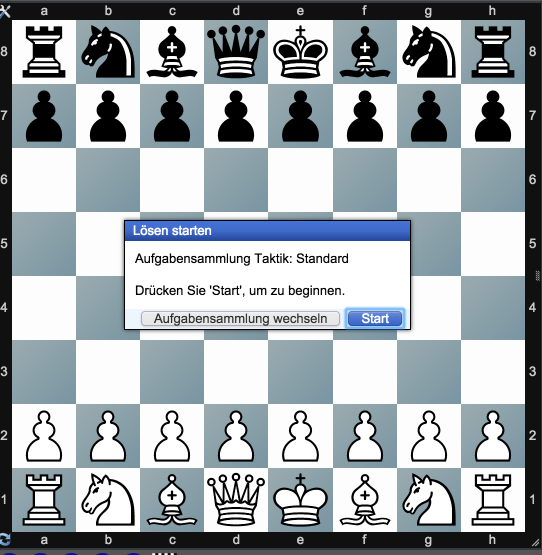
#> input picture samples/all_pieces.png, 1084 x 1110 px, given in place of screenshot.png, which was not available (shown at 1/2 size); the run also reads 5 pictures not shown here
$ python screenshot.py
#> lines starting #> are read from the running program, lines starting #| are printed output that depends on the picture; after the words box and inside, x2 and y2 are one past the last pixel; in counts of white or black regions, pixels touching at a corner belong together; pictures that were not available may be replaced by others from this repository, and a replacement may not be noted
### packages/sunfish.py
#!/usr/bin/env pypy
# -*- coding: utf-8 -*-


import re, sys, time
from itertools import count
from collections import OrderedDict, namedtuple

###############################################################################
# Piece-Square tables. Tune these to change sunfish's behaviour
###############################################################################

piece = { 'P': 100, 'N': 280, 'B': 320, 'R': 479, 'Q': 929, 'K': 60000 }
pst = {
    'P': (   0,   0,   0,   0,   0,   0,   0,   0,
            78,  83,  86,  73, 102,  82,  85,  90,
             7,  29,  21,  44,  40,  31,  44,   7,
           -17,  16,  -2,  15,  14,   0,  15, -13,
           -26,   3,  10,   9,   6,   1,   0, -23,
           -22,   9,   5, -11, -10,  -2,   3, -19,
           -31,   8,  -7, -37, -36, -14,   3, -31,
             0,   0,   0,   0,   0,   0,   0,   0),
    'N': ( -66, -53, -75, -75, -10, -55, -58, -70,
            -3,  -6, 100, -36,   4,  62,  -4, -14,
            10,  67,   1,  74,  73,  27,  62,  -2,
            24,  24,  45,  37,  33,  41,  25,  17,
            -1,   5,  31,  21,  22,  35,   2,   0,
           -18,  10,  13,  22,  18,  15,  11, -14,
           -23, -15,   2,   0,   2,   0, -23, -20,
           -74, -23, -26, -24, -19, -35, -22, -69),
    'B': ( -59, -78, -82, -76, -23,-107, -37, -50,
           -11,  20,  35, -42, -39,  31,   2, -22,
            -9,  39, -32,  41,  52, -10,  28, -14,
            25,  17,  20,  34,  26,  25,  15,  10,
            13,  10,  17,  23,  17,  16,   0,   7,
            14,  25,  24,  15,   8,  25,  20,  15,
            19,  20,  11,   6,   7,   6,  20,  16,
            -7,   2, -15, -12, -14, -15, -10, -10),
    'R': (  35,  29,  33,   4,  37,  33,  56,  50,
            55,  29,  56,  67,  55,  62,  34,  60,
            19,  35,  28,  33,  45,  27,  25,  15,
             0,   5,  16,  13,  18,  -4,  -9,  -6,
           -28, -35, -16, -21, -13, -29, -46, -30,
           -42, -28, -42, -25, -25, -35, -26, -46,
           -53, -38, -31, -26, -29, -43, -44, -53,
           -30, -24, -18,   5,  -2, -18, -31, -32),
    'Q': (   6,   1,  -8,-104,  69,  24,  88,  26,
            14,  32,  60, -10,  20,  76,  57,  24,
            -2,  43,  32,  60,  72,  63,  43,   2,
             1, -16,  22,  17,  25,  20, -13,  -6,
           -14, -15,  -2,  -5,  -1, -10, -20, -22,
           -30,  -6, -13, -11, -16, -11, -16, -27,
           -36, -18,   0, -19, -15, -15, -21, -38,
           -39, -30, -31, -13, -31, -36, -34, -42),
    'K': (   4,  54,  47, -99, -99,  60,  83, -62,
           -32,  10,  55,  56,  56,  55,  10,   3,
           -62,  12, -57,  44, -67,  28,  37, -31,
           -55,  50,  11,  -4, -19,  13,   0, -49,
           -55, -43, -52, -28, -51, -47,  -8, -50,
           -47, -42, -43, -79, -64, -32, -29, -32,
            -4,   3, -14, -50, -57, -18,  13,   4,
            17,  30,  -3, -14,   6,  -1,  40,  18),
}
# Pad tables and join piece and pst dictionaries
for k, table in list(pst.items()):
    padrow = lambda row: (0,) + tuple(x+piece[k] for x in row) + (0,)
    pst[k] = sum((padrow(table[i*8:i*8+8]) for i in range(8)), ())
    pst[k] = (0,)*20 + pst[k] + (0,)*20

###############################################################################
# Global constants
###############################################################################

# Our board is represented as a 120 character string. The padding allows for
# fast detection of moves that don't stay within the board.
A1, H1, A8, H8 = 91, 98, 21, 28
initial = (
    '         \n'  #   0 -  9
    '         \n'  #  10 - 19
    ' rnbqkbnr\n'  #  20 - 29
    ' pppppppp\n'  #  30 - 39
    ' ........\n'  #  40 - 49
    ' ........\n'  #  50 - 59
    ' ........\n'  #  60 - 69
    ' ........\n'  #  70 - 79
    ' PPPPPPPP\n'  #  80 - 89
    ' RNBQKBNR\n'  #  90 - 99
    '         \n'  # 100 -109
    '         \n'  # 110 -119
)

# Lists of possible moves for each piece type.
N, E, S, W = -10, 1, 10, -1
directions = {
    'P': (N, N+N, N+W, N+E),
    'N': (N+N+E, E+N+E, E+S+E, S+S+E, S+S+W, W+S+W, W+N+W, N+N+W),
    'B': (N+E, S+E, S+W, N+W),
    'R': (N, E, S, W),
    'Q': (N, E, S, W, N+E, S+E, S+W, N+W),
    'K': (N, E, S, W, N+E, S+E, S+W, N+W)
}

# Mate value must be greater than 8*queen + 2*(rook+knight+bishop)
# King value is set to twice this value such that if the opponent is
# 8 queens up, but we got the king, we still exceed MATE_VALUE.
# When a MATE is detected, we'll set the score to MATE_UPPER - plies to get there
# E.g. Mate in 3 will be MATE_UPPER - 6
MATE_LOWER = piece['K'] - 10*piece['Q']
MATE_UPPER = piece['K'] + 10*piece['Q']

# The table size is the maximum number of elements in the transposition table.
TABLE_SIZE = 1e8

# Constants for tuning search
QS_LIMIT = 150
EVAL_ROUGHNESS = 20


###############################################################################
# Chess logic
###############################################################################

class Position(namedtuple('Position', 'board score wc bc ep kp')):
    """ A state of a chess game
    board -- a 120 char representation of the board
    score -- the board evaluation
    wc -- the castling rights, [west/queen side, east/king side]
    bc -- the opponent castling rights, [west/king side, east/queen side]
    ep - the en passant square
    kp - the king passant square
    """

    # [92 lines left out: functions gen_moves, rotate, nullmove, move, value, not called in this run]

###############################################################################
# Search logic
###############################################################################

# lower <= s(pos) <= upper
Entry = namedtuple('Entry', 'lower upper')

# The normal OrderedDict doesn't update the position of a key in the list,
# when the value is changed.
class LRUCache:
    '''Store items in the order the keys were last added'''
    def __init__(self, size):
        self.od = OrderedDict()
        self.size = size

    # [11 lines left out: functions get, __setitem__, not called in this run]

class Searcher:
    # [121 lines left out: functions __init__, bound, _search, search, not called in this run]


###############################################################################
# User interface
###############################################################################

# Python 2 compatability
if sys.version_info[0] == 2:
    input = raw_input
    class NewOrderedDict(OrderedDict):
        def move_to_end(self, key):
            value = self.pop(key)
            self[key] = value
    OrderedDict = NewOrderedDict


def parse(c):
    fil, rank = ord(c[0]) - ord('a'), int(c[1]) - 1
    return A1 + fil - 10*rank


def render(i):
    rank, fil = divmod(i - A1, 10)
    return chr(fil + ord('a')) + str(-rank + 1)


# [48 lines left out: functions print_pos, main, not called in this run]


# [2 lines that do not run on import are left out]

### detect.py
# -*- coding: utf-8 -*-
"""
Created on Sat Aug 29 18:50:46 2015

@author: croeer
"""
import argparse
from functions import *
from color import *
import packages.tools as tools
import imutils
import config
import time

def parsePngFile(file, color):
	print("Parsing file", file, color)
	img_rgb = cv2.imread(file)
	parseImg(img_rgb, color)

def parseImg(img_rgb, color):
	img_gray = cv2.cvtColor(img_rgb, cv2.COLOR_BGR2GRAY)

	img_masked,b = getBoard(img_gray)
	img_board = img_gray[ b[1]:b[1]+b[3] , b[0]:b[0]+b[2] ]
	img_board_color = img_rgb[ b[1]:b[1]+b[3] , b[0]:b[0]+b[2] ]

	if (config.verbosity):
		cv2.imwrite('outboard.png', img_board_color)

	fen, boardArr = setupBoard(b, img_board)
	castle = config.castle

	if color is None:
		# Try to detect color of last move. f contains the target field of enemys last move
		_, f = detectTargetField( img_board_color )
		img_field_color = img_board_color[ f[1]:f[1]+f[3] , f[0]:f[0]+f[2] ]
		if (config.verbosity):
			cv2.imwrite('outfield.png', img_field_color)

		center = (f[0]+f[2]/2, f[1]+f[3]/2)
		#print center
		lastMove = transformCoordinatesToField(b, 1.0, [center])[0]
		#print "last move", lastMove
		index = (8-lastMove[1])*8+lastMove[0]-1
		#print "index", index
		target = boardArr[index]
		#print "target", target
		if target.isupper():
			color = 'b'
		else:
			color = 'w'
		#print "color", color

	fen = fen + ' ' + color + ' ' + castle + ' - 0 1'
	print("FEN", fen)
	pos = tools.parseFEN(fen)
	print("Detected board: (" + color + ')')
	print((' '.join(pos.board)))

	searcher = sunfish.Searcher()
	print(time.asctime(), "sunfish search", config.time)
	move, score = searcher.search(pos, secs=config.time)
	print(time.asctime(), "sunfish search complete")
	move = move if color == 'w' else (119-move[0], 119-move[1])
	suggestedMove = sunfish.render(move[0]) + sunfish.render(move[1])
	print("Suggested move (score):", suggestedMove, score)

	# draw arrow for suggested move
	cv2.arrowedLine(img_rgb,pointInGlobalCoordinates(b,move[0]),pointInGlobalCoordinates(b,move[1]),(0,0,255),5)
	cv2.imwrite('output.png', img_rgb)

	img_board_color_scaled = imutils.resize(img_board_color, width = 200)

	if (config.verbosity):
		cv2.imwrite('outputboard.png', img_board_color_scaled)

	if (config.show_move):
		cv2.imshow("Suggested move", img_board_color_scaled)
		cv2.waitKey(0)
		cv2.destroyAllWindows()

	return fen, suggestedMove

# [17 lines that do not run on import are left out]

### functions.py
# -*- coding: utf-8 -*-
"""
Created on Sun Sep  6 21:00:17 2015

@author: croeer
"""
import cv2
import numpy as np
from packages import sunfish
import imutils
import config

def getPositionsByTemplateMatching( filename, img, threshold ):
    if (config.verbosity):
        print("matching", filename)
    ret=[]
    template = cv2.imread(filename,0)
    w, h = template.shape[::-1]

    # templates are taken for 134x134 field size so image must be scaled accordingly
    img_scaled = imutils.resize(img, width = 8*134)
    #cv2.imwrite(filename + 'scaled.png', img_scaled)
    scalefactor = img.shape[1] / float(img_scaled.shape[1])

    boximg = np.copy(img_scaled)
    res = cv2.matchTemplate(img_scaled,template,cv2.TM_CCOEFF_NORMED)
    #threshold = 0.4
    loc = np.where( res >= threshold)
    for pt in zip(*loc[::-1]):
        addPt = True
        # check for similar points in close range
        aktPt = (pt[0] + w/2, pt[1] + h/2)

        for chkPt in ret:
            #print 'Checking point ' , aktPt[0], aktPt[1], ' against ', chkPt[0], chkPt[1], ': ', (chkPt[0]-aktPt[0])**2+(chkPt[1]-aktPt[1])**2
            if (chkPt[0]-aktPt[0])**2+(chkPt[1]-aktPt[1])**2 < 100:
                addPt = False
                break
        if addPt:
            ret.append( aktPt )

        cv2.rectangle(boximg, pt, (pt[0] + w, pt[1] + h), (0,0,255), 2)

    if (config.verbosity):
        cv2.imwrite(filename + '.png', boximg)

    return scalefactor, ret

def getBoard( img ):
    ret,thresh = cv2.threshold(img,127,255,0)
    if (config.verbosity):
        cv2.imwrite('thresh.png', thresh)

    contours, _ = cv2.findContours(thresh,cv2.RETR_EXTERNAL,cv2.CHAIN_APPROX_SIMPLE)
    #print 'Found %d contours' % (len(contours))
    # find board
    max_area = 0
    best_cnt = None
    for cnt in contours:
        area = cv2.contourArea(cnt)
        if area > 1000:
            if area > max_area:
                max_area = area
                best_cnt = cnt

    mask = np.zeros((img.shape),np.uint8)
    cv2.drawContours(mask,[best_cnt],0,255,-1)
    cv2.drawContours(mask,[best_cnt],0,0,2)
    res = cv2.bitwise_and(img,mask)

    if (config.verbosity):
        cv2.imwrite('detected.png',res)

    return res, cv2.boundingRect(best_cnt)

def transformCoordinatesToField( board, scalefactor, points ):
    #print "transforming", points, scalefactor
    binSizeX = board[2]//8
    binSizeY = board[3]//8
    #print binSizeX, binSizeY

    ret = []

    for point in points:
        #print "point", point

        pointInBoardCoordinates = [(int)(x*scalefactor) for x in point] #(point[0]-board[0],point[1]-board[1])
        #print "maps to", pointInBoardCoordinates

        binX = -(-pointInBoardCoordinates[0]//binSizeX)
        binY = -(-pointInBoardCoordinates[1]//binSizeY)
        #print binX, binY
        ret.append((binX,9-binY))
        #return (chr(ord('a')+(binX-1)),chr(ord('1')+(9-binY-1)))
        #print chr(ord('a')+(binX-1)) + chr(ord('1')+(9-binY-1)) # human readable
    return ret

# [17 lines left out: functions pointInGlobalCoordinates, replaceFig, not called in this run]

def setupBoard( board, img ):

    f, wp = getPositionsByTemplateMatching('templates/white_pawn.png', img, 0.4)
    whitePawns = transformCoordinatesToField(board, f, wp)
    f, wr = getPositionsByTemplateMatching('templates/white_rook.png', img, 0.5)
    whiteRooks = transformCoordinatesToField(board, f, wr)
    f, wk = getPositionsByTemplateMatching('templates/white_knight.png', img, 0.6)
    whiteKnights = transformCoordinatesToField(board, f, wk)
    f, wb = getPositionsByTemplateMatching('templates/white_bishop.png', img, 0.5)
    whiteBishops = transformCoordinatesToField(board, f, wb)
    f, wkg = getPositionsByTemplateMatching('templates/white_king.png', img, 0.6)
    whiteKing = transformCoordinatesToField(board, f, wkg)
    f, wq = getPositionsByTemplateMatching('templates/white_queen.png', img, 0.5)
    whiteQueens = transformCoordinatesToField(board, f, wq)

    f, bp = getPositionsByTemplateMatching('templates/black_pawn.png', img, 0.8)
    blackPawns = transformCoordinatesToField(board, f, bp)
    f, br = getPositionsByTemplateMatching('templates/black_rook.png', img, 0.6)
    blackRooks = transformCoordinatesToField(board, f, br)
    f, bk = getPositionsByTemplateMatching('templates/black_knight.png', img, 0.6)
    blackKnights = transformCoordinatesToField(board, f, bk)
    f, bb = getPositionsByTemplateMatching('templates/black_bishop.png', img, 0.6)
    blackBishops = transformCoordinatesToField(board, f, bb)
    f, bkg = getPositionsByTemplateMatching('templates/black_king.png', img, 0.6)
    blackKing = transformCoordinatesToField(board, f, bkg)
    f, bq = getPositionsByTemplateMatching('templates/black_queen.png', img, 0.6)
    blackQueens = transformCoordinatesToField(board, f, bq)

    boardL = ['o']*64
    for k,v in {'P':whitePawns,'R':whiteRooks,'N':whiteKnights,'B':whiteBishops,'K':whiteKing,'Q':whiteQueens}.items():
        replaceFig(k,v,boardL)

    for k,v in {'p':blackPawns,'r':blackRooks,'n':blackKnights,'b':blackBishops,'k':blackKing,'q':blackQueens}.items():
        replaceFig(k,v,boardL)


    fen = ''
    for k in range(64):
        fen = fen + boardL[k]
        if (k+1) % 8 == 0 and k < 63:
            fen = fen + '/'
    for k in range(8,0,-1):
        fen = fen.replace('o'*k, str(k))

    return fen, boardL

# [9 lines left out: function reverse_fen, not called in this run]

### screenshot.py
import pyscreenshot as ImageGrab
from detect import *

if __name__ == '__main__':
	parser = argparse.ArgumentParser()
	parser.add_argument('-color', help='color to move, "w" or "b" (color is autodetected if omitted)', required=False, choices=['w','b'])
	parser.add_argument('-t', '--time', help='sunfish thinking time, default=5', required=False, type=int, default=5)
	parser.add_argument('-v','--verbose', help='increase output verbosity and saving of status images', action='store_true')
	parser.add_argument('--show_move', dest='show_move', help='show best move window (default)', action='store_true')
	parser.add_argument('--hide_move', dest='show_move', help='hide best move window', action='store_false')
	parser.add_argument('--castle', help='castling possibilities (default: -)', required=False, choices=['KQkq','Kkq','Qkq','kq','KQk','Kk','Qk','k','KQq','Kq','Qq','q','K','Q','KQ','-'], default='-')
	parser.add_argument('-a','--additional_moves', help='number of additional moves to calculate', type=int, default=0)
	parser.set_defaults(show_move=True)

	args = parser.parse_args()

	config.verbosity = args.verbose
	config.show_move = args.show_move
	config.time = args.time
	config.castle = args.castle
	config.additional_moves = args.additional_moves

	ImageGrab.grab_to_file('screenshot.png')
#> (this line was passed over: pyscreenshot is not available in this run)
	parsePngFile('screenshot.png', args.color)
#> in parsePngFile, img_rgb is the input picture: shape (1110, 1084, 3); mean B, G, R 171.9, 167.2, 159.2
#> in getBoard, `ret,thresh = cv2.threshold(img,127,255,0)`:
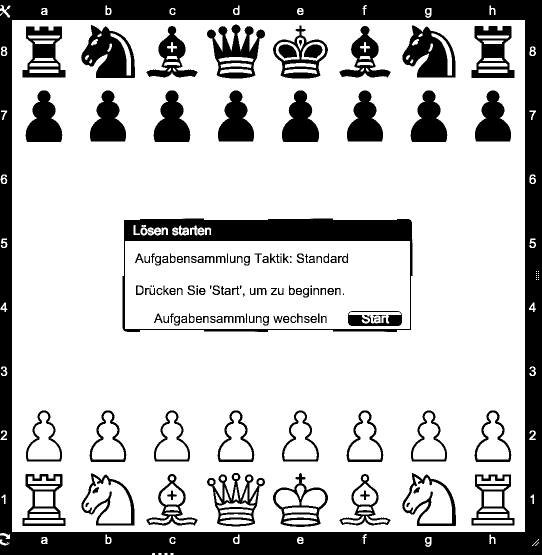
#> thresh: shape (1110, 1084) (shown at 1/2 size); 75.4% white; 161 black regions (22 under 20 px)
#> in getBoard, `contours, _ = cv2.findContours(thresh,cv2.RETR_EXTERNAL,cv2.CHAIN_APPR..`: contours = 53 contours, 17 with area under 20; largest, box (x1, y1, x2, y2) and area: (24, 40, 1050, 1064) 1048575, (2, 93, 15, 112) 181, (1059, 93, 1072, 112) 180, (850, 1074, 863, 1094) 175, (850, 16, 863, 36) 175
#> the loop in getBoard, `for cnt in contours:` made 53 passes
#> (area, max_area, best_cnt) on pass 44: (1048575, 1048575, [[24, 40], [24, 1063], [1049, 1063], [1049, 40]])
#> after the loop in getBoard, `for cnt in contours:`: max_area = 1048575
#> in getBoard, `cv2.drawContours(mask,[best_cnt],0,0,2)`:
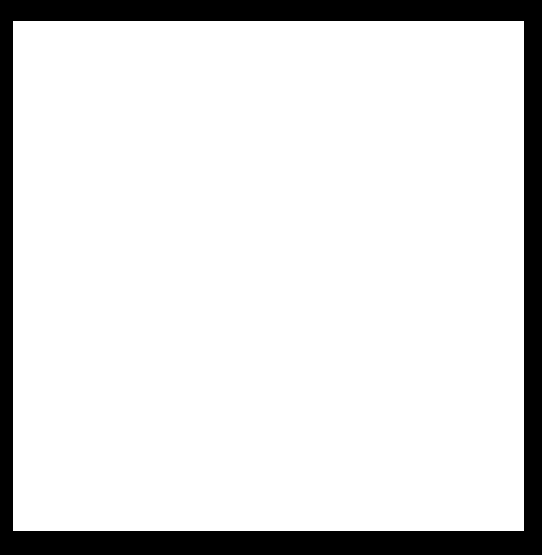
#> mask: shape (1110, 1084) (shown at 1/2 size); 86.6% white; 1 black region, box (x1, y1, x2, y2) and area: (0, 0, 1084, 1110) 160800
#> in parseImg, `img_masked,b = getBoard(img_gray)`: b = (24, 40, 1026, 1024)
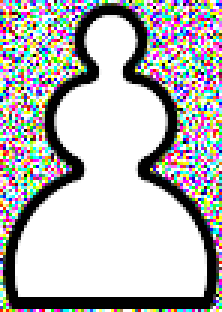
#> input picture templates/white_pawn.png, 74 x 104 px (shown 3 times larger)
#> in getPositionsByTemplateMatching, `res = cv2.matchTemplate(img_scaled,template,cv2.TM_CCOEFF_NORMED)`:
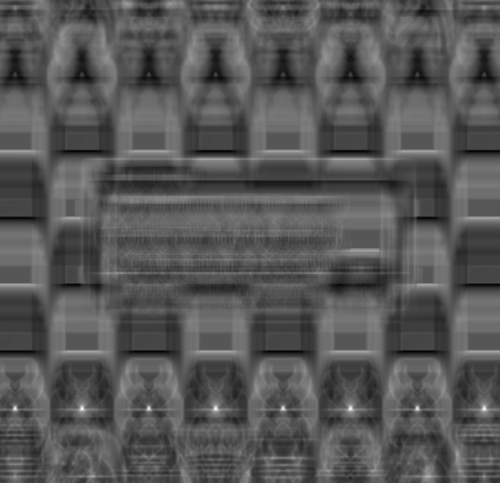
#> res: shape (966, 999) float32 (shown at 1/2 size); min -0.351, max 0.684, mean 5.77e-05; drawn with min black and max white
#> in getPositionsByTemplateMatching, `loc = np.where( res >= threshold)`: loc = 402 positions, rows 812 to 821, columns 27 to 972
#> the loop in getPositionsByTemplateMatching, `for pt in zip(*loc[::-1]):` made 402 passes
#> (pt, aktPt) on passes 1 to 3: ((163, 812), (200, 864)), ((164, 812), (201, 864)), ((165, 812), (202, 864))
#> after the loop in getPositionsByTemplateMatching, `for pt in zip(*loc[::-1]):`:
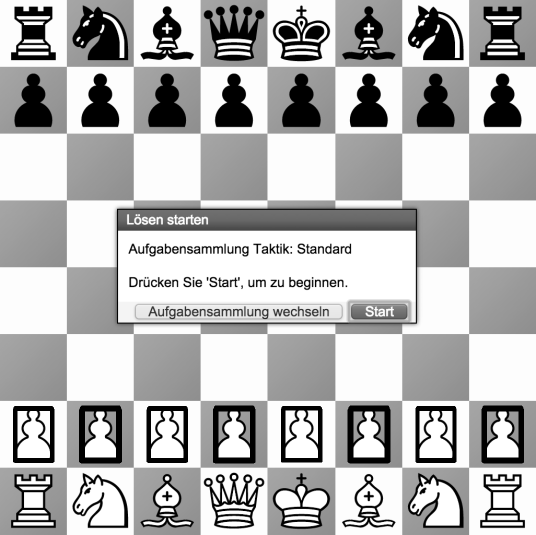
#> boximg: shape (1069, 1072) (shown at 1/2 size); min 0, max 255, mean 180.6
#> after the loop in getPositionsByTemplateMatching, `for pt in zip(*loc[::-1]):`: ret = [(200, 864), (467, 864), (737, 864), (1004, 864), (66, 865), (334, 865), (602, 865), (871, 865)]
#> in setupBoard, `f, wp = getPositionsByTemplateMatching('templates/white_pawn.png', img..`: f = 0.957; wp has the same summary as ret in getPositionsByTemplateMatching
#> in transformCoordinatesToField, `binSizeX = board[2]//8`: binSizeX = 128
#> the loop in transformCoordinatesToField, `for point in points: #print "point", point ` made 8 passes
#> (point, pointInBoardCoordinates, binX) on passes 1 to 8: ((200, 864), [191, 826], 2), ((467, 864), [446, 826], 4), ((737, 864), [705, 826], 6), ((1004, 864), [960, 826], 8), ((66, 865), [63, 827], 1), ((334, 865), [319, 827], 3), ((602, 865), [576, 827], 5), ((871, 865), [833, 827], 7)
#> after the loop in transformCoordinatesToField, `for point in points:`: ret = [(2, 2), (4, 2), (6, 2), (8, 2), (1, 2), (3, 2), (5, 2), (7, 2)]
#> in setupBoard, `whitePawns = transformCoordinatesToField(board, f, wp)`: whitePawns has the same summary as ret in transformCoordinatesToField
#> call 2 of getPositionsByTemplateMatching, with filename = 'templates/white_rook.png', threshold = 0.5
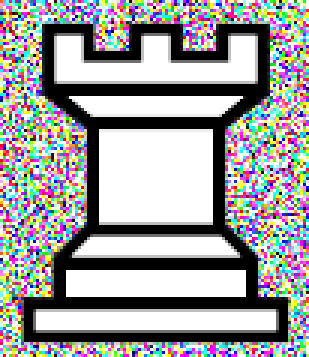
#> input picture templates/white_rook.png, 103 x 119 px (shown 3 times larger)
#> in getPositionsByTemplateMatching (call 2), `template = cv2.imread(filename,0)`:
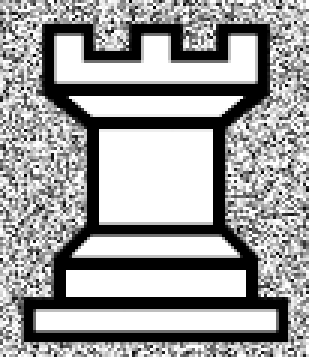
#> template: shape (119, 103) (shown 3 times larger); min 0, max 255, mean 159.4
#> (the rest of the program and of its run is left out)
